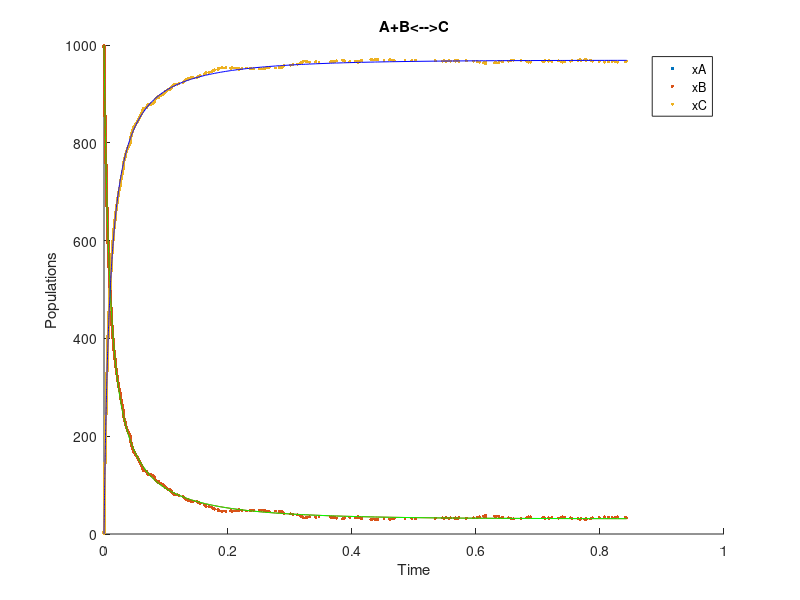

MATLAB code for this plot:
clear all;
close all;

% This code will model a bimolecular reaction over time using the Gillespie
% algorithm. The reaction being modeled is the reversible reaction of
% A+B<-->C. It will plot populations of molecules over time and give a
% total time of the reaction.

xA(1) = 1000;   %initial population of A
xB(1) = 1000;   %initial population of B
xC(1) = 0;     %initial population of C
Omega = 1;     %volume of container in which reaction occurs
k_f = 0.1;    %reaction rate constant for the forward reaction (A+B-->C)
k_r = 0.1;    %reaction rate constant for the reverse reaction (C-->A+B)

t(1) = 0;           %initializes time at t=0
c_f = k_f/Omega;    %calculation of c for forward reaction
c_r = k_r;          %calculation of c for reverse reaction

ODExA(1) = xA(1);   %intial populations for ODE approximation
ODExB(1) = xB(1);
ODExC(1) = xC(1);

Equilibrium = 0;
Loops = 0;

ForwardCount = 0;
ReverseCount = 0;

while ~Equilibrium
    a_f(Loops+1) = c_f*xA(Loops+1)*xB(Loops+1);   %propensity functions
    a_r(Loops+1) = c_r*xC(Loops+1);
    a_0(Loops+1) = a_f(Loops+1)+a_r(Loops+1);     %sum of propensity functions
    
    r_1(Loops+1) = rand; %random numbers to be used to calculate tau and j
    r_2(Loops+1) = rand;
    
    tau(Loops+1) = (1/a_0(Loops+1))*log(1/r_1(Loops+1));  %Monte Carlo method to find tau
    if a_f(Loops+1) > r_2(Loops+1)*a_0(Loops+1)  %determines which reaction occurs
        j(Loops+1) = 1;           %forward reaction
    else
        j(Loops+1) = 2;           %reverse reaction
    end
    
    if j(Loops+1) == 1               %updates populations for a forward reaction
        xA((Loops+1)+1) = xA(Loops+1)-1;
        xB((Loops+1)+1) = xB(Loops+1)-1;
        xC((Loops+1)+1) = xC(Loops+1)+1;
        ForwardCount = ForwardCount+1;
    elseif j(Loops+1) == 2           %updates populations for a reverse reaction
        xA((Loops+1)+1) = xA(Loops+1)+1;
        xB((Loops+1)+1) = xB(Loops+1)+1;
        xC((Loops+1)+1) = xC(Loops+1)-1;
        ReverseCount = ReverseCount+1;
    end
    t((Loops+1)+1) = t(Loops+1)+tau(Loops+1);   %advances time by time step, tau
    
    state(Loops+1,1) = xA(Loops+1);   %creates history of state vectors after each
    state(Loops+1,2) = xB(Loops+1);   %reaction
    state(Loops+1,3) = xC(Loops+1);
    
    dx = [(-c_f*tau(Loops+1)),(c_r*tau(Loops+1)); (-c_f*tau(Loops+1)),(c_r*tau(Loops+1)); (c_f*tau(Loops+1)),(-c_r*tau(Loops+1))]*[ODExA(Loops+1)*ODExB(Loops+1);ODExC(Loops+1)];
    ODEold = [ODExA(Loops+1); ODExB(Loops+1); ODExC(Loops+1)];    %Euler method to solve ODEs
    ODEnew = dx + ODEold;
    ODExA((Loops+1)+1) = ODEnew(1,1);
    ODExB((Loops+1)+1) = ODEnew(2,1);
    ODExC((Loops+1)+1) = ODEnew(3,1);
    
    ODEstate(Loops+1,1) = ODExA(Loops+1);
    ODEstate(Loops+1,2) = ODExB(Loops+1);
    ODEstate(Loops+1,3) = ODExC(Loops+1);
    
    if Loops > 1000
        xC_EqTest = [xC(Loops-100) xC(Loops)]; %state of system 50 loops ago and now
        xC_Change = diff(xC_EqTest);    %difference between the two states
        if abs((xC_Change)) <= 1    %if system hasn't changed by more than 1 molecule in 50 iterations it's at equilibrium
            Equilibrium = 1;
        else
            Equilibrium = 0;
        end
    end
    
    Loops = Loops+1;
end

eqxA = round(mean(xA(round(0.75*Loops):Loops)));  %equilibrium pop.
eqxB = round(mean(xB(round(0.75*Loops):Loops)));
eqxC = round(mean(xC(round(0.75*Loops):Loops)));
eqODExA = round(mean(ODExA(round(0.75*Loops):Loops)));   %ODE equilibrium
eqODExB = round(mean(ODExB(round(0.75*Loops):Loops)));
eqODExC = round(mean(ODExC(round(0.75*Loops):Loops)));

figure();                          %plot of molecular populations
scatter(t,xA,5,'red','filled');
hold on;
scatter(t,xB,5,'green','filled');
scatter(t,xC,5,'blue','filled');
plot(t,ODExA,'red');
plot(t,ODExB,'green');
plot(t,ODExC,'blue');
xlabel('Time');
ylabel('Populations');
ylim([0 max(max(state))]);
title('A+B<-->C');
legend('xA','xB','xC');

total_time = max(t) %displays total time of reaction after so many reactions

% figure();
% histogram(tau,100);   %histogram of time steps
% xlabel('Tau, Time Step');
% title('Tau Histogram');